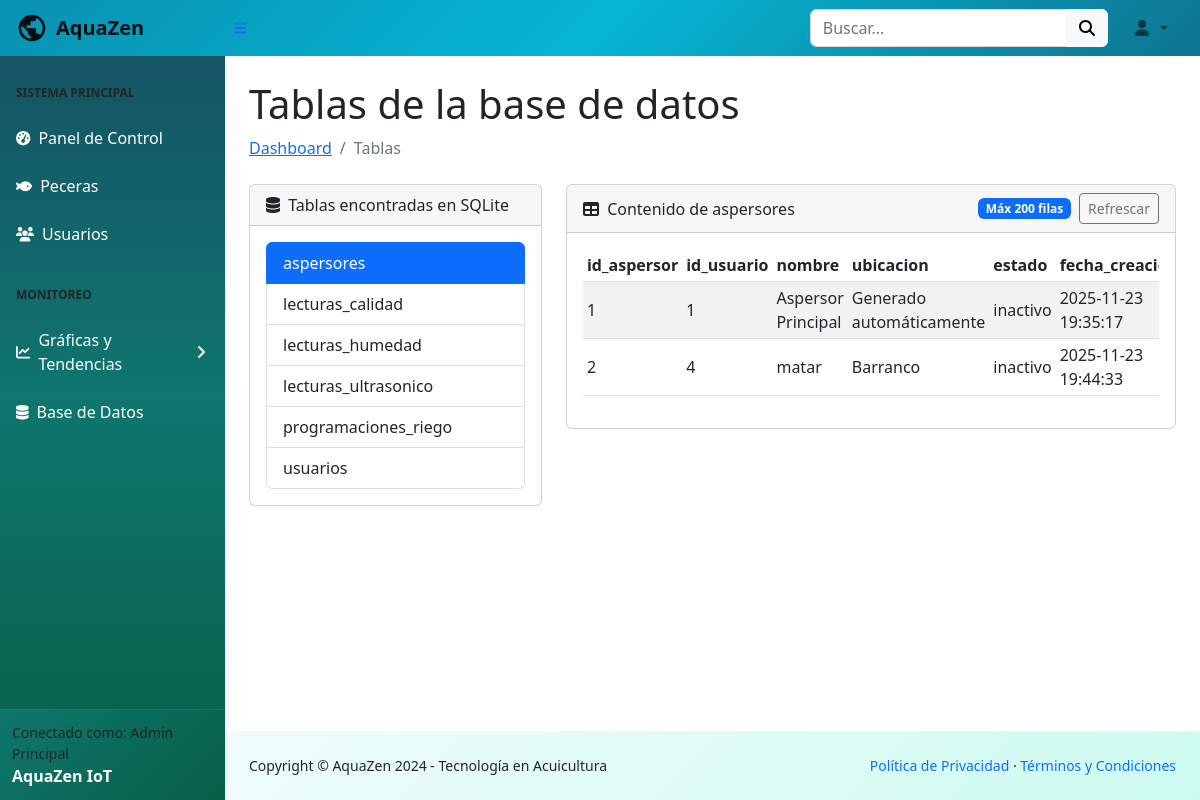
Before: /tables?table=aspersores (signed in) with the older database file.
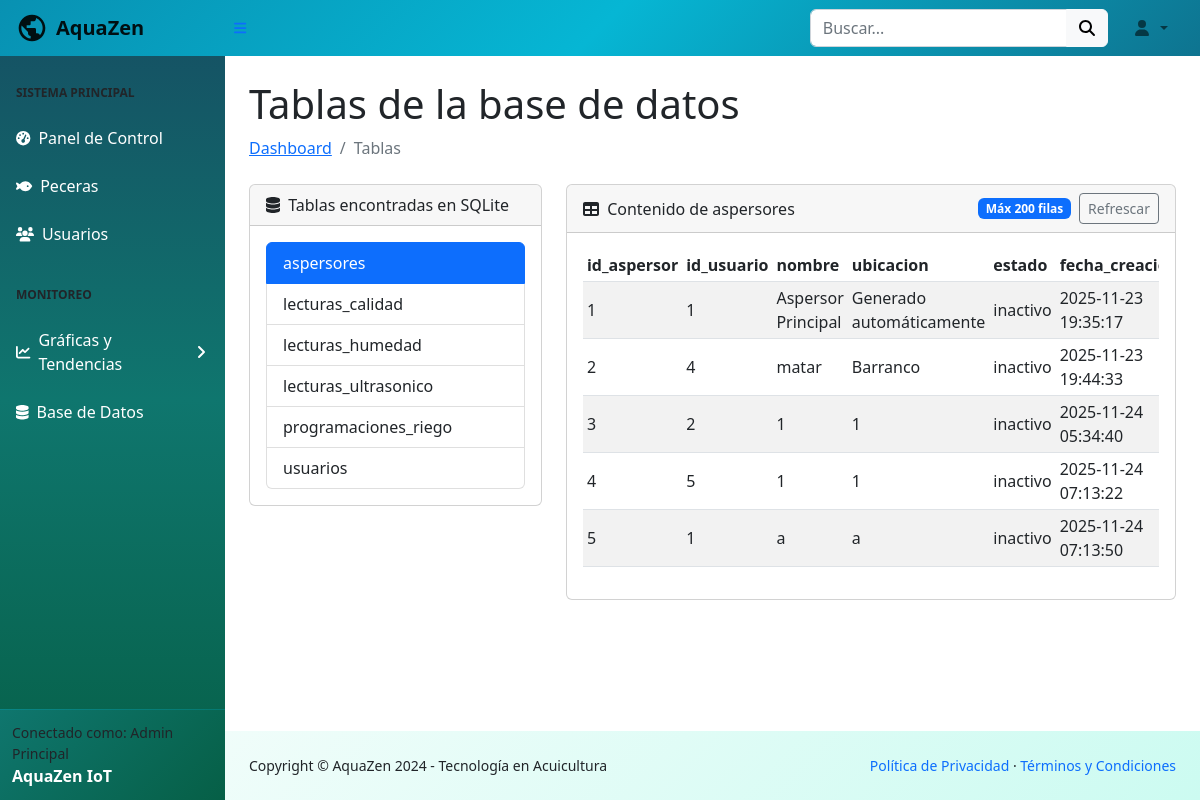
After: the same page with the newer database file.
### tables this page shows
CREATE TABLE aspersores (
                id_aspersor INTEGER PRIMARY KEY AUTOINCREMENT,
                id_usuario INTEGER NOT NULL,
                nombre VARCHAR(100) NOT NULL,
                ubicacion VARCHAR(255),
                estado TEXT CHECK(estado IN ('activo', 'inactivo')) NOT NULL DEFAULT 'inactivo',
                fecha_creacion TIMESTAMP DEFAULT CURRENT_TIMESTAMP, camera_url VARCHAR(255),
                FOREIGN KEY (id_usuario) REFERENCES usuarios(id_usuario) ON DELETE CASCADE
            );

### app.py (the view)
@app.route('/tables')
def tables():
    if 'id_usuario' not in session or session.get('tipo_usuario') != 'admin':
        flash('Acceso restringido a administradores.', 'error')
        return redirect(url_for('dashboard'))
    connection = get_db_connection()
    tablas = []
    selected_table = request.args.get('table')
    columnas = []
    filas = []
    if connection:
        cursor = connection.cursor()
        cursor.execute("""
            SELECT name
            FROM sqlite_master
            WHERE type='table' AND name NOT LIKE 'sqlite_%'
            ORDER BY name
        """)
        tablas = [row['name'] for row in cursor.fetchall()]
        if selected_table in tablas:
            try:
                cursor.execute(f"PRAGMA table_info({selected_table})")
                columnas = [row['name'] for row in cursor.fetchall()]
                cursor.execute(f"SELECT * FROM {selected_table} LIMIT 200")
                filas = cursor.fetchall()
            except Exception as e:
                print(f"Error al consultar tabla {selected_table}: {e}")
        cursor.close()
        connection.close()
    return render_template('tables.html',
                           tablas=tablas,
                           selected_table=selected_table if selected_table in tablas else None,
                           columnas=columnas,
                           filas=filas)

### app.py (called while the page is built)
@app.context_processor
def inject_user_context():
    return {
        'tipo_usuario': session.get('tipo_usuario'),
        'nombre_usuario': session.get('nombre_usuario'),
        'camera_default_url': CAMERA_DEFAULT_URL
    }

def get_db_connection():
    try:
        connection = sqlite3.connect(DATABASE)
        connection.row_factory = sqlite3.Row  # Para acceder a columnas por nombre
        return connection
    except Exception as e:
        print(f"Error al conectar a la base de datos: {e}")
        return None

### templates/tables.html (shortened to what this page needs)
{% extends "base2.html" %}
{% block content %}
<div class="container-fluid px-4">
    <h1 class="mt-4">Tablas de la base de datos</h1>
    <ol class="breadcrumb mb-4">
        <li class="breadcrumb-item"><a href="{{ url_for('index') }}">Dashboard</a></li>
        <li class="breadcrumb-item active">Tablas</li>
    </ol>
    <div class="row">
        <div class="col-lg-4">
            <div class="card mb-4">
                <div class="card-header">
                    <i class="fas fa-database me-1"></i>
                    Tablas encontradas en SQLite
                </div>
                <div class="card-body">
                    {% if tablas %}
                    <div class="list-group">
                        {% for t in tablas %}
                        <a class="list-group-item list-group-item-action {% if selected_table == t %}active{% endif %}"
                           href="{{ url_for('tables', table=t) }}">
                            {{ t }}
                        </a>
                        {% endfor %}
                    </div>
                    {% else %}
                    <p class="mb-0">No se encontraron tablas.</p>
                    {% endif %}
                </div>
            </div>
        </div>
        <div class="col-lg-8">
            <div class="card mb-4">
                <div class="card-header d-flex justify-content-between align-items-center">
                    <span>
                        <i class="fas fa-table me-1"></i>
                        {% if selected_table %}Contenido de {{ selected_table }}{% else %}Selecciona una tabla{% endif %}
                    </span>
                    {% if selected_table %}
                    <div class="d-flex align-items-center gap-2">
                        <span class="badge bg-primary">Máx 200 filas</span>
                        <a class="btn btn-sm btn-outline-secondary" href="{{ url_for('tables', table=selected_table) }}">Refrescar</a>
                    </div>
                    {% endif %}
                </div>
                <div class="card-body">
                    {% if selected_table %}
                        {% if filas %}
                        <div class="table-responsive">
                            <table class="table table-striped table-sm align-middle">
                                <thead>
                                    <tr>
                                        {% for col in columnas %}
                                        <th>{{ col }}</th>
                                        {% endfor %}
                                    </tr>
                                </thead>
                                <tbody>
                                    {% for row in filas %}
                                    <tr>
                                        {% for col in columnas %}
                                        <td>{{ row[col] }}</td>
                                        {% endfor %}
                                    </tr>
                                    {% endfor %}
                                </tbody>
                            </table>
                        </div>
                        {% else %}
                        <p class="mb-0">La tabla está vacía.</p>
                        {% endif %}
                    {% else %}
                        <p class="mb-0">Selecciona una tabla de la lista para ver sus registros.</p>
                    {% endif %}
                </div>
            </div>
        </div>
    </div>
</div>
{% endblock %}

Changed rows visible on the page:
added aspersores: id_aspersor "3" "2" "1" "1" "inactivo" "2025-11-24 05:34:40"
added aspersores: id_aspersor "4" "5" "1" "1" "inactivo" "2025-11-24 07:13:22"
added aspersores: id_aspersor "5" "1" "a" "a" "inactivo" "2025-11-24 07:13:50"
